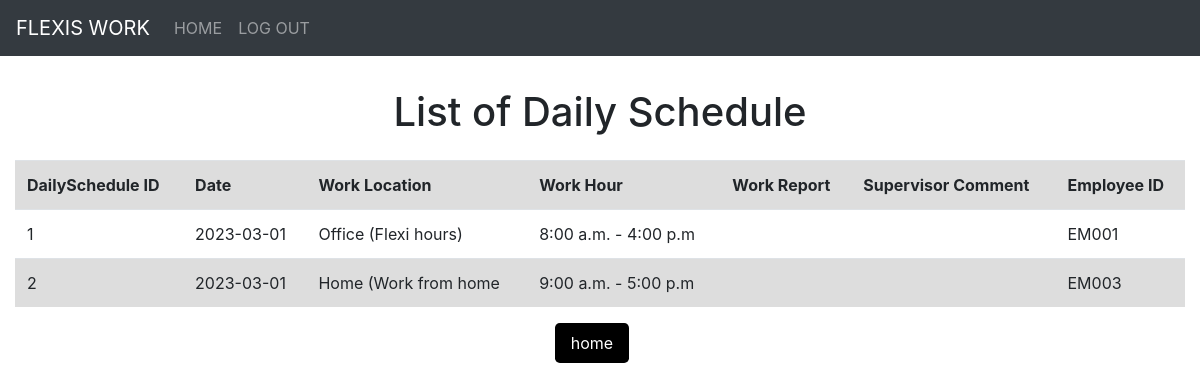
Page /reviewDailySchedulePage.php on the earlier database version.
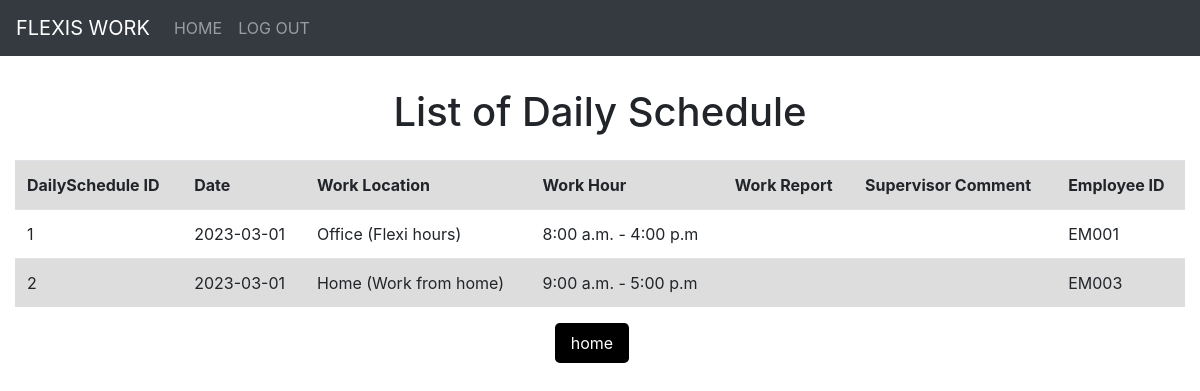
Same page on the later database version.
### tables this page shows
CREATE TABLE `dailyschedule` (
  `dsId` int(11) NOT NULL,
  `date` date NOT NULL DEFAULT current_timestamp(),
  `workLocation` varchar(30) NOT NULL,
  `workHours` varchar(20) NOT NULL,
  `workReport` varchar(225) NOT NULL,
  `supervisorComments` varchar(225) DEFAULT NULL,
  `employeeID` varchar(5) NOT NULL
);

### reviewDailySchedulePage.php (the view, shortened to what this page needs)
<!DOCTYPE html>
<html>
<?php include 'Component/head.php'; ?>
<body>
    <div class="header-container">
        <?php include 'Component/header.php'; ?>
    </div>
    <h1>List of Daily Schedule</h1>
    <div class="container-fluid">
        <table class="table">
            <tbody>
                <tr>
                    <th scope="col">DailySchedule ID</th>
                    <th scope="col">Date</th>
                    <th scope="col">Work Location</th>
                    <th scope="col">Work Hour</th>
                    <th scope="col">Work Report</th>
                    <th scope="col">Supervisor Comment</th>
                    <th scope="col">Employee ID</th>
                </tr>
                <?php
            require_once('config.php');
            $sql =  "SELECT * FROM dailyschedule";
            $result = $conn->query($sql);
            while($row = $result -> fetch_assoc()){
                echo
                "<tr>
                    <td>".$row["dsId"]."</td>
                    <td>".$row["date"]."</td>
                    <td>".$row["workLocation"]."</td>
                    <td>".$row["workHours"]."</td>
                    <td>".$row["workReport"]."</td>
                    <td>".$row["supervisorComments"]."</td>
                    <td>".$row["employeeID"]."</td>
                </tr>";
            }
            ?>
            </tbody>
        </table>
        <div class="container text-center">
            <form action="reviewDailySchedulePage.php" method="post">
                <input class="btn btn-secondary" type="submit" name="home" value="home">
        </div>
    </div>
</body>
</html>

Differences in the rows shown:
changed dailyschedule "EM003": workLocation "Home (Work from home" → "Home (Work from home)"
